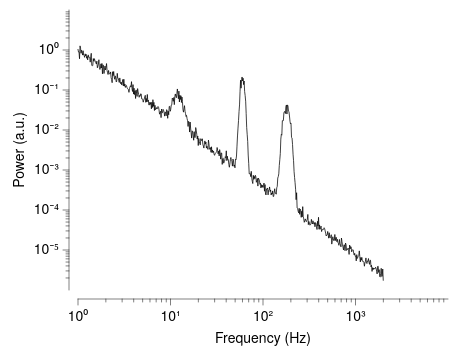

Write the Vega-Lite specification saved for this chart.
### Vega-Lite specification from a JSON file in a GitHub repository (floating-point values rounded to 4 significant figures; data arrays with more than 128 entries replaced by an {"elided": "..."} marker saying what was removed)
{"background": null, "config": {"arc": {"fill": "#DBDBDB", "fillOpacity": 1.0, "innerRadius": 35.0, "padAngle": 0.03, "stroke": "black", "strokeOpacity": 1, "strokeWidth": 0.25}, "area": {"fill": "#DBDBDB", "fillOpacity": 1.0, "stroke": "black", "strokeOpacity": 1, "strokeWidth": 0.25}, "axis": {"domain": true, "domainCap": "round", "domainColor": "black", "domainWidth": 0.25, "grid": false, "gridCap": "round", "gridColor": "#F1F1F1", "gridDash": [0, 0], "gridOpacity": 1.0, "gridWidth": 0.25, "labelColor": "black", "labelFont": "Helvetica Neue", "labelFontSize": 7, "labelFontStyle": "normal", "labelFontWeight": 400, "offset": 4.5, "ticks": true, "tickCap": "round", "tickColor": "black", "tickRound": false, "tickSize": 3, "tickWidth": 0.25, "titleColor": "black", "titleFont": "Helvetica Neue", "titleFontSize": 7, "titleFontStyle": "normal", "titleFontWeight": 400}, "axisX": {"domain": true, "labelAlign": "center", "labelAngle": 0, "labels": true, "ticks": true, "translate": 0}, "axisY": {"domain": true, "labelAlign": "right", "labelAngle": 0, "labels": true, "ticks": true, "translate": 0}, "axisRight": {"domain": true, "labelAlign": "left", "labelAngle": 0, "labels": true, "ticks": true, "translate": 0}, "axisTop": {"domain": true, "labelAlign": "center", "labelAngle": 0, "labels": true, "ticks": true, "translate": 0}, "axisBand": {"tickOffset": 0}, "bar": {"fill": "#DBDBDB", "fillOpacity": 1.0, "stroke": "black", "strokeOpacity": 1, "strokeWidth": 0.25}, "boxplot": {"size": 12.6, "ticks": {"cornerRadius": 0.25, "fill": "black", "opacity": 1, "size": 6.3, "thickness": 0.25}, "box": {"fillOpacity": 1.0, "stroke": "black", "strokeOpacity": 1, "strokeWidth": 0.25}, "median": {"cornerRadius": 0, "fill": "black", "fillOpacity": 1.0, "opacity": 1, "size": 12.6, "thickness": 0.25}, "rule": {"fill": "black", "fillOpacity": 1.0, "size": 14.0, "stroke": "black", "strokeDash": [0, 0], "strokeOpacity": 1, "strokeWidth": 0.25}, "outliers": {"color": "black", "fill": "black", "fillOpacity": 1.0, "size": 0, "stroke": "black", "strokeOpacity": 1, "strokeWidth": 0.25}}, "circle": {"fill": "black", "fillOpacity": 1.0, "size": 0.7, "stroke": null, "strokeOpacity": 1, "strokeWidth": 0.25}, "errorband": {"band": {"fillOpacity": 0.6, "stroke": null, "strokeWidth": 0.25, "strokeOpacity": 1}, "borders": {"opacity": 0, "strokeOpacity": 0.25, "strokeWidth": 1}}, "errorbar": {"opacity": 1, "rule": {"strokeDash": [0, 0], "strokeWidth": 0.25}, "ticks": {"color": "black", "cornerRadius": 0.125, "opacity": 1, "size": 8.4, "thickness": 0.25}, "thickness": 0.25}, "font": "Helvetica Neue", "geoshape": {"fill": "#DBDBDB", "fillOpacity": 1.0, "stroke": "black", "strokeOpacity": 1, "strokeWidth": 0.25}, "header": {"labelColor": "black", "labelFont": "Helvetica Neue", "labelFontSize": 7, "labelFontStyle": "normal", "labelFontWeight": 400, "titleColor": "black", "titleFont": "Helvetica Neue", "titleFontSize": 7, "titleFontStyle": "normal", "titleFontWeight": 400, "titlePadding": 0}, "legend": {"disable": false, "offset": 4.5, "titlePadding": 4, "labelOffset": 2, "gradientLabelOffset": 2, "gradientLength": 70.0, "gradientThickness": 7.0, "gradientOpacity": 1.0, "gradientStrokeColor": "black", "gradientStrokeWidth": 0.25, "labelColor": "black", "labelFont": "Helvetica Neue", "labelFontSize": 7, "labelFontStyle": "normal", "labelFontWeight": 400, "strokeColor": "black", "strokeWidth": 0, "symbolSize": 42, "symbolStrokeColor": "black", "symbolStrokeWidth": 0.25, "titleColor": "black", "titleFont": "Helvetica Neue", "titleFontSize": 7, "titleFontStyle": "normal", "titleFontWeight": 400}, "line": {"color": "black", "stroke": "black", "strokeCap": "round", "strokeDash": [0, 0], "strokeOpacity": 1, "strokeWidth": 0.375}, "point": {"filled": true, "fill": "#DBDBDB", "fillOpacity": 1.0, "size": 7.0, "stroke": "black", "strokeOpacity": 1, "strokeWidth": 0.25}, "range": {"category": ["#C6D9F1", "#F1C9CB", "#FEF0B9", "#CEE37A", "#7AA8E0", "#E589A3", "#FDDD5D", "#68B961", "#4177B1", "#C35082", "#E5C227", "#438156"], "diverging": {"scheme": ["#C35082", "#CE6D94", "#D989A7", "#E2A4BA", "#EABFCE", "#F1DBE2", "#F6F6F6", "#D7E0EB", "#B9CBE0", "#9BB6D5", "#7DA1C9", "#5F8CBD", "#4177B1"]}, "heatmap": {"scheme": ["#32022B", "#43044D", "#4C196E", "#4D338C", "#484DA6", "#3A68BB", "#1D83CA", "#1D9CCB", "#23B5C9", "#28CDC5", "#4DE0B4", "#91EE9F"]}, "ordinal": {"scheme": ["#F1F1F1", "#DBDBDB", "#C6C6C6", "#B2B2B2", "#9D9D9D", "#898989", "#767676", "#636363", "#515151", "#404040", "#2F2F2F", "#1F1F1F"]}, "ramp": {"scheme": ["#32022B", "#43044D", "#4C196E", "#4D338C", "#484DA6", "#3A68BB", "#1D83CA", "#1D9CCB", "#23B5C9", "#28CDC5", "#4DE0B4", "#91EE9F"]}}, "rule": {"color": "black", "stroke": "black", "strokeCap": "round", "strokeDash": [2, 2], "strokeOpacity": 1, "strokeWidth": 0.25}, "scale": {"bandPaddingInner": 0.1, "bandPaddingOuter": 0.1, "round": false}, "rect": {"fill": "#DBDBDB", "fillOpacity": 1.0, "stroke": "black", "strokeOpacity": 1, "strokeWidth": 0.25}, "square": {"fill": "#DBDBDB", "fillOpacity": 1.0, "size": 14.0, "stroke": "black", "strokeOpacity": 1, "strokeWidth": 0.25}, "text": {"color": "black", "font": "Helvetica Neue", "fontSize": 7, "fontStyle": "normal", "fontWeight": 400}, "tick": {"color": "black", "cornerRadius": 0.125, "opacity": 1.0, "size": 12.6, "thickness": 0.25}, "title": {"anchor": "middle", "frame": "group", "color": "black", "font": "Helvetica Neue", "fontSize": 7, "fontStyle": "normal", "fontWeight": 400, "subtitleColor": "black", "subtitleFont": "Helvetica Neue", "subtitleFontSize": "Helvetica Neue", "subtitleFontStyle": "normal", "subtitleFontWeight": 400}, "trail": {"color": "black", "opacity": 1, "size": 0.375}, "view": {"continuousWidth": 185, "continuousHeight": 140, "discreteWidth": 185, "discreteHeight": 140, "fill": null, "stroke": null, "strokeWidth": 0.25}}, "layer": [{"mark": {"type": "line"}, "encoding": {"x": {"axis": {"labelExpr": "round(log(datum.value) / log(10)) < 0 ? '10⁻' + (abs(round(log(datum.value) / log(10))) >= 10 ? '⁰¹²³⁴⁵⁶⁷⁸⁹'[floor(abs(round(log(datum.value) / log(10)))/10)] + '⁰¹²³⁴⁵⁶⁷⁸⁹'[abs(round(log(datum.value) / log(10)))%10] : '⁰¹²³⁴⁵⁶⁷⁸⁹'[abs(round(log(datum.value) / log(10)))]) : '10' + (abs(round(log(datum.value) / log(10))) >= 10 ? '⁰¹²³⁴⁵⁶⁷⁸⁹'[floor(abs(round(log(datum.value) / log(10)))/10)] + '⁰¹²³⁴⁵⁶⁷⁸⁹'[abs(round(log(datum.value) / log(10)))%10] : '⁰¹²³⁴⁵⁶⁷⁸⁹'[abs(round(log(datum.value) / log(10)))])", "values": [1, 10, 100, 1000]}, "field": "f", "scale": {"domain": [1, 2000], "nice": false, "type": "log"}, "title": "Frequency (Hz)", "type": "quantitative"}, "y": {"axis": {"labelExpr": "round(log(datum.value) / log(10)) < 0 ? '10⁻' + (abs(round(log(datum.value) / log(10))) >= 10 ? '⁰¹²³⁴⁵⁶⁷⁸⁹'[floor(abs(round(log(datum.value) / log(10)))/10)] + '⁰¹²³⁴⁵⁶⁷⁸⁹'[abs(round(log(datum.value) / log(10)))%10] : '⁰¹²³⁴⁵⁶⁷⁸⁹'[abs(round(log(datum.value) / log(10)))]) : '10' + (abs(round(log(datum.value) / log(10))) >= 10 ? '⁰¹²³⁴⁵⁶⁷⁸⁹'[floor(abs(round(log(datum.value) / log(10)))/10)] + '⁰¹²³⁴⁵⁶⁷⁸⁹'[abs(round(log(datum.value) / log(10)))%10] : '⁰¹²³⁴⁵⁶⁷⁸⁹'[abs(round(log(datum.value) / log(10)))])", "values": [1e-05, 0.0001, 0.001, 0.01, 0.1, 1]}, "field": "psd", "scale": {"nice": false, "type": "log"}, "title": "Power (a.u.)", "type": "quantitative"}}}, {"mark": {"type": "point", "opacity": 0}, "encoding": {"x": {"axis": {"domain": false, "grid": false, "labels": false, "orient": "bottom", "tickSize": 1.5, "ticks": true, "values": [2, 3, 4, 5, 6, 7, 8, 9, 20, 30, 40, 50, 60, 70, 80, 90, 200, 300, 400, 500, 600, 700, 800, 900, 2000, 3000, 4000, 5000, 6000, 7000, 8000, 9000]}, "field": "f", "scale": {"base": 10, "domain": [1, 10000], "type": "log"}, "title": null, "type": "quantitative"}}}, {"mark": {"type": "point", "opacity": 0}, "encoding": {"y": {"axis": {"domain": false, "grid": false, "labels": false, "orient": "left", "tickSize": 1.5, "ticks": true, "values": [2e-06, 3e-06, 4e-06, 5e-06, 6e-06, 7e-06, 8e-06, 9e-06, 2e-05, 3e-05, 4e-05, 5e-05, 6e-05, 7e-05, 8e-05, 9e-05, 0.0002, 0.0003, 0.0004, 0.0005, 0.0006, 0.0007, 0.0008, 0.0009, 0.002, 0.003, 0.004, 0.005, 0.006, 0.007, 0.008, 0.009, 0.02, 0.03, 0.04, 0.05, 0.06, 0.07, 0.08, 0.09, 0.2, 0.3, 0.4, 0.5, 0.6, 0.7, 0.8, 0.9, 2, 3, 4, 5, 6, 7, 8, 9]}, "field": "psd", "scale": {"base": 10, "domain": [1e-06, 10], "type": "log"}, "title": null, "type": "quantitative"}}}], "data": {"name": "data-1a256e6822f450fdc92ee4454c33116e"}, "resolve": {"axis": {"x": "independent", "y": "independent"}}, "$schema": "https://vega.github.io/schema/vega-lite/v6.4.1.json", "datasets": {"data-1a256e6822f450fdc92ee4454c33116e": {"elided": "600 records"}}}
